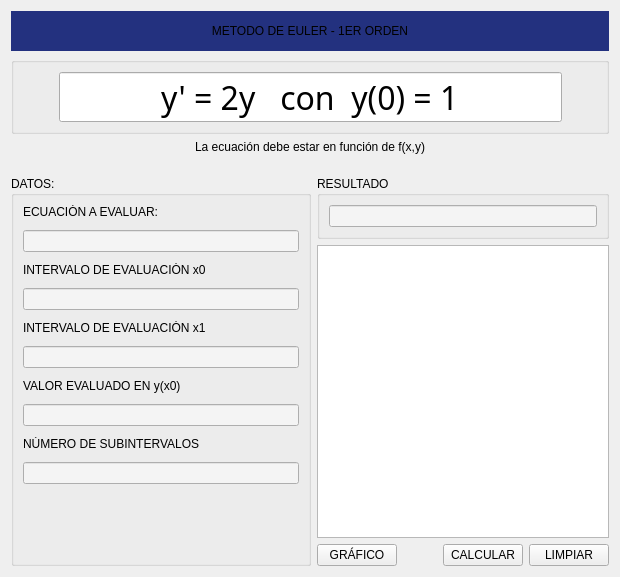
         <widget class="QWidget" name="Metod_page">
          <layout class="QVBoxLayout" name="verticalLayout_17">
           <item>
            <widget class="QLabel" name="label_Op_Elegida">
             <property name="minimumSize">
              <size>
               <width>200</width>
               <height>40</height>
              </size>
             </property>
             <property name="maximumSize">
              <size>
               <width>16777215</width>
               <height>40</height>
              </size>
             </property>
             <property name="styleSheet">
              <string notr="true">font: 75 14pt &quot;Century Gothic&quot;;
background-color: rgb(35, 49, 127);</string>
             </property>
             <property name="text">
              <string>METODO DE EULER - 1ER ORDEN</string>
             </property>
             <property name="alignment">
              <set>Qt::AlignCenter</set>
             </property>
            </widget>
           </item>
           <item>
            <layout class="QVBoxLayout" name="verticalLayout_7">
             <item>
              <widget class="QGroupBox" name="groupBox_3">
               <property name="maximumSize">
                <size>
                 <width>16777215</width>
                 <height>80</height>
                </size>
               </property>
               <property name="title">
                <string/>
               </property>
               <layout class="QVBoxLayout" name="verticalLayout_8">
                <item>
                 <layout class="QHBoxLayout" name="horizontalLayout_7">
                  <property name="spacing">
                   <number>0</number>
                  </property>
                  <property name="leftMargin">
                   <number>36</number>
                  </property>
                  <property name="topMargin">
                   <number>0</number>
                  </property>
                  <property name="rightMargin">
                   <number>35</number>
                  </property>
                  <item>
                   <widget class="QLineEdit" name="lineEdit_Ecuacion">
                    <property name="maximumSize">
                     <size>
                      <width>700</width>
                      <height>50</height>
                     </size>
                    </property>
                    <property name="font">
                     <font>
                      <family>Century Gothic</family>
                      <pointsize>24</pointsize>
                      <weight>9</weight>
                      <italic>false</italic>
                      <bold>false</bold>
                     </font>
                    </property>
                    <property name="styleSheet">
                     <string notr="true">text-align:center;
font: 75 24pt &quot;Century Gothic&quot;;</string>
                    </property>
                    <property name="text">
                     <string>y' = 2y   con  y(0) = 1</string>
                    </property>
                    <property name="alignment">
                     <set>Qt::AlignCenter</set>
                    </property>
                   </widget>
                  </item>
                 </layout>
                </item>
               </layout>
              </widget>
             </item>
             <item>
              <widget class="QLabel" name="label_3">
               <property name="minimumSize">
                <size>
                 <width>0</width>
                 <height>30</height>
                </size>
               </property>
               <property name="maximumSize">
                <size>
                 <width>16777215</width>
                 <height>30</height>
                </size>
               </property>
               <property name="styleSheet">
                <string notr="true">font: 75 14pt &quot;Century Gothic&quot;;</string>
               </property>
               <property name="text">
                <string>La ecuación debe estar en función de f(x,y)</string>
               </property>
               <property name="alignment">
                <set>Qt::AlignHCenter|Qt::AlignTop</set>
               </property>
              </widget>
             </item>
            </layout>
           </item>
           <item>
            <layout class="QHBoxLayout" name="horizontalLayout_4">
             <item>
              <widget class="QGroupBox" name="groupBox">
               <property name="minimumSize">
                <size>
                 <width>300</width>
                 <height>0</height>
                </size>
               </property>
               <property name="maximumSize">
                <size>
                 <width>300</width>
                 <height>16777215</height>
                </size>
               </property>
               <property name="styleSheet">
                <string notr="true"/>
               </property>
               <property name="title">
                <string>DATOS:</string>
               </property>
               <layout class="QVBoxLayout" name="verticalLayout_6" stretch="0,0,0,0,0,0,0,0,0,0,0">
                <property name="spacing">
                 <number>11</number>
                </property>
                <item>
                 <widget class="QLabel" name="label_11">
                  <property name="styleSheet">
                   <string notr="true"/>
                  </property>
                  <property name="text">
                   <string>ECUACIÓN A EVALUAR:</string>
                  </property>
                 </widget>
                </item>
                <item>
                 <widget class="QLineEdit" name="lineEdit_Ev_Ec">
                  <property name="styleSheet">
                   <string notr="true">background-color: rgb(244, 244, 244);
font: 75 11pt &quot;Century Gothic&quot;;
color: rgb(0, 0, 0);</string>
                  </property>
                  <property name="text">
                   <string/>
                  </property>
                 </widget>
                </item>
                <item>
                 <widget class="QLabel" name="label_9">
                  <property name="text">
                   <string>INTERVALO DE EVALUACIÓN x0</string>
                  </property>
                 </widget>
                </item>
                <item>
                 <widget class="QLineEdit" name="lineEdit_Int_Ev_x0">
                  <property name="styleSheet">
                   <string notr="true">background-color: rgb(244, 244, 244);
font: 75 11pt &quot;Century Gothic&quot;;
color: rgb(0, 0, 0);</string>
                  </property>
                 </widget>
                </item>
                <item>
                 <widget class="QLabel" name="label_10">
                  <property name="text">
                   <string>INTERVALO DE EVALUACIÓN x1</string>
                  </property>
                 </widget>
                </item>
                <item>
                 <widget class="QLineEdit" name="lineEdit_Int_Ev_x1">
                  <property name="styleSheet">
                   <string notr="true">background-color: rgb(244, 244, 244);
font: 75 11pt &quot;Century Gothic&quot;;
color: rgb(0, 0, 0);</string>
                  </property>
                 </widget>
                </item>
                <item>
                 <widget class="QLabel" name="label_26">
                  <property name="text">
                   <string>VALOR EVALUADO EN y(x0)</string>
                  </property>
                 </widget>
                </item>
                <item>
                 <widget class="QLineEdit" name="lineEdit_Val_Ev_yx0">
                  <property name="styleSheet">
                   <string notr="true">background-color: rgb(244, 244, 244);
font: 75 11pt &quot;Century Gothic&quot;;
color: rgb(0, 0, 0);</string>
                  </property>
                 </widget>
                </item>
                <item>
                 <widget class="QLabel" name="label_27">
                  <property name="text">
                   <string>NÚMERO DE SUBINTERVALOS</string>
                  </property>
                 </widget>
                </item>
                <item>
                 <widget class="QLineEdit" name="lineEdit_Nro_Inter">
                  <property name="styleSheet">
                   <string notr="true">background-color: rgb(244, 244, 244);
font: 75 11pt &quot;Century Gothic&quot;;
color: rgb(0, 0, 0);</string>
                  </property>
                 </widget>
                </item>
                <item>
                 <spacer name="verticalSpacer_3">
                  <property name="orientation">
                   <enum>Qt::Vertical</enum>
                  </property>
                  <property name="sizeType">
                   <enum>QSizePolicy::Minimum</enum>
                  </property>
                  <property name="sizeHint" stdset="0">
                   <size>
                    <width>0</width>
                    <height>70</height>
                   </size>
                  </property>
                 </spacer>
                </item>
               </layout>
              </widget>
             </item>
             <item>
              <layout class="QVBoxLayout" name="verticalLayout_4">
               <item>
                <widget class="QGroupBox" name="groupBox_2">
                 <property name="minimumSize">
                  <size>
                   <width>0</width>
                   <height>40</height>
                  </size>
                 </property>
                 <property name="title">
                  <string>RESULTADO</string>
                 </property>
                 <layout class="QVBoxLayout" name="verticalLayout_9" stretch="0">
                  <property name="spacing">
                   <number>9</number>
                  </property>
                  <property name="sizeConstraint">
                   <enum>QLayout::SetDefaultConstraint</enum>
                  </property>
                  <property name="leftMargin">
                   <number>9</number>
                  </property>
                  <property name="topMargin">
                   <number>9</number>
                  </property>
                  <property name="rightMargin">
                   <number>9</number>
                  </property>
                  <property name="bottomMargin">
                   <number>9</number>
                  </property>
                  <item>
                   <widget class="QLineEdit" name="lineEdit_Resultado">
                    <property name="styleSheet">
                     <string notr="true">background-color: rgb(244, 244, 244);
font: 75 11pt &quot;Century Gothic&quot;;
color: rgb(0, 0, 0);</string>
                    </property>
                    <property name="readOnly">
                     <bool>true</bool>
                    </property>
                   </widget>
                  </item>
                 </layout>
                </widget>
               </item>
               <item>
                <widget class="QTableWidget" name="tableWidget_Matriz">
                 <property name="textElideMode">
                  <enum>Qt::ElideMiddle</enum>
                 </property>
                 <attribute name="horizontalHeaderCascadingSectionResizes">
                  <bool>false</bool>
                 </attribute>
                 <attribute name="horizontalHeaderDefaultSectionSize">
                  <number>160</number>
                 </attribute>
                 <attribute name="horizontalHeaderStretchLastSection">
                  <bool>true</bool>
                 </attribute>
                </widget>
               </item>
               <item>
                <layout class="QHBoxLayout" name="horizontalLayout_3">
                 <item>
                  <widget class="QPushButton" name="btn_Grafico">
                   <property name="maximumSize">
                    <size>
                     <width>16777215</width>
                     <height>40</height>
                    </size>
                   </property>
                   <property name="text">
                    <string>GRÁFICO</string>
                   </property>
                   <property name="icon">
                    <iconset>
                     <normaloff>:/newPrefix/Iconos/Graph.png</normaloff>:/newPrefix/Iconos/Graph.png</iconset>
                   </property>
                   <property name="iconSize">
                    <size>
                     <width>40</width>
                     <height>40</height>
                    </size>
                   </property>
                  </widget>
                 </item>
                 <item>
                  <spacer name="horizontalSpacer">
                   <property name="orientation">
                    <enum>Qt::Horizontal</enum>
                   </property>
                   <property name="sizeType">
                    <enum>QSizePolicy::Minimum</enum>
                   </property>
                   <property name="sizeHint" stdset="0">
                    <size>
                     <width>40</width>
                     <height>20</height>
                    </size>
                   </property>
                  </spacer>
                 </item>
                 <item>
                  <widget class="QPushButton" name="btn_Calcular">
                   <property name="text">
                    <string>CALCULAR</string>
                   </property>
                   <property name="icon">
                    <iconset resource="recursos.qrc">
                     <normaloff>:/newPrefix/Iconos/iconCheck.png</normaloff>:/newPrefix/Iconos/iconCheck.png</iconset>
                   </property>
                   <property name="iconSize">
                    <size>
                     <width>40</width>
                     <height>40</height>
                    </size>
                   </property>
                   <property name="checkable">
                    <bool>true</bool>
                   </property>
                   <property name="autoExclusive">
                    <bool>true</bool>
                   </property>
                  </widget>
                 </item>
                 <item>
                  <widget class="QPushButton" name="btn_Limpiar">
                   <property name="text">
                    <string>LIMPIAR</string>
                   </property>
                   <property name="icon">
                    <iconset resource="recursos.qrc">
                     <normaloff>:/newPrefix/Iconos/iconRedo.png</normaloff>:/newPrefix/Iconos/iconRedo.png</iconset>
                   </property>
                   <property name="iconSize">
                    <size>
                     <width>40</width>
                     <height>40</height>
                    </size>
                   </property>
                   <property name="autoExclusive">
                    <bool>true</bool>
                   </property>
                  </widget>
                 </item>
                </layout>
               </item>
              </layout>
             </item>
            </layout>
           </item>
          </layout>
         </widget>
